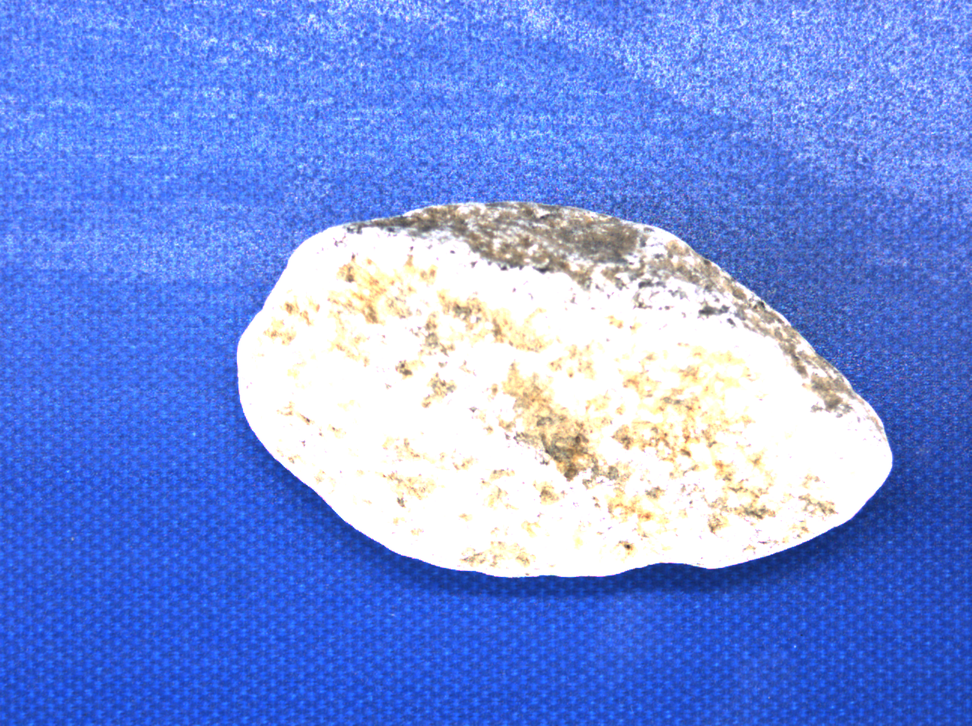
%> input picture E-UIAIA/top_1.png, 972 x 726 px, shrunk from 1292 x 964 before the run
$ octave trial.m   (GNU Octave 9; MATLAB toolbox functions it lacks are replaced by stand-ins)
%> lines starting %> are read from the running program, lines starting %| are printed output that depends on the picture; in (x1, y1, x2, y2) boxes, pixels count from 0 and x2, y2 are one past the last pixel; in counts of white or black regions, pixels touching at a corner belong together; the program's own positions count from 1
%> further down, rgb is the input picture: size 726x972x3 uint8; mean R, G, B 117.8, 146.5, 226.3
### rgb2lab.m
function [L,a,b] =rgb2lab(R,G,B)
% function [L, a, b] = RGB2Lab(R, G, B)
% RGB2Lab takes matrices corresponding to Red, Green, and Blue, and
% transforms them into CIELab.  This transform is based on ITU-R
% Recommendation  BT.709 using the D65 white point reference.
% The error in transforming RGB -> Lab -> RGB is approximately
% 10^-5.  RGB values can be either between 0 and 1 or between 0 and 255.
% By Mark Ruzon from C code by Yossi Rubner, 23 September 1997.
% Updated for MATLAB 5 28 January 1998.

if (nargin == 1)

    if strcmp(class(R), 'uint8')
        B = double(R(:,:,3))/255;
        G = double(R(:,:,2))/255;
        R = double(R(:,:,1))/255;
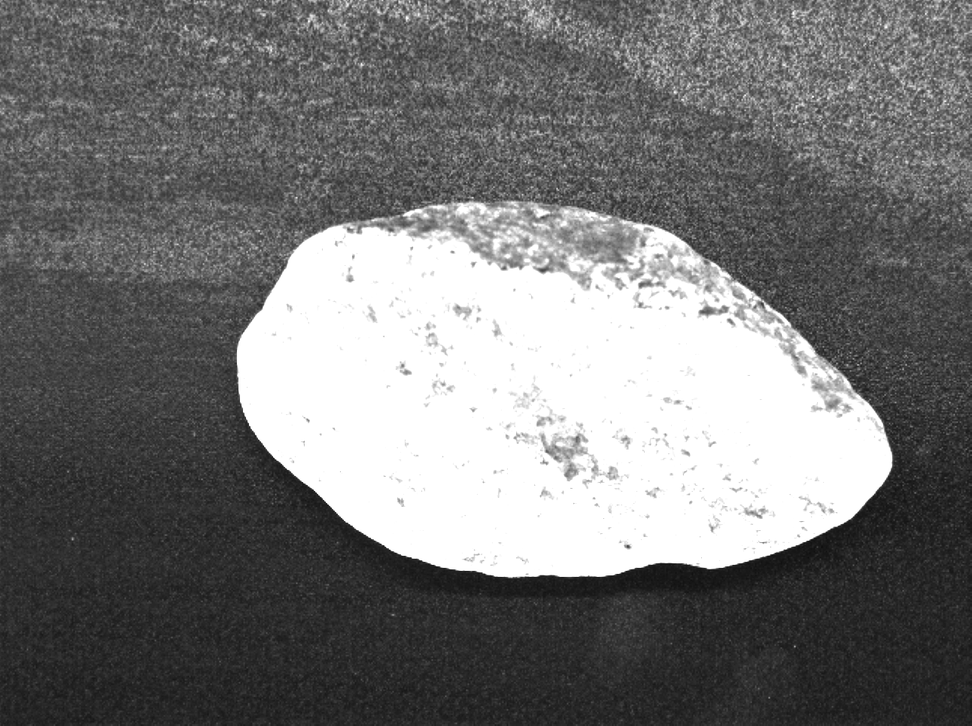
%> R: size 726x972 double; min 0.051, max 1, mean 0.462
    elseif strcmp(class(R), 'double') || strcmp(class(R), 'single')
        [B, G, R] = deal(R(:, :, 3), R(:, :, 2), R(:, :, 1));
    else
        error('Invalid format for input image -- use uint8 [0,255], double [0,1] or single [0,1]');
    end

end

[M, N] = size(R);
%> M = 726; N = 972
s = M*N;
%> s = 705672

% Set a threshold
T = 0.008856;

RGB = [reshape(R,1,s); reshape(G,1,s); reshape(B,1,s)];

% RGB to XYZ
MAT = [0.412453 0.357580 0.180423;
       0.212671 0.715160 0.072169;
       0.019334 0.119193 0.950227];
XYZ = MAT * RGB;

X = XYZ(1,:) / 0.950456;
Y = XYZ(2,:);
Z = XYZ(3,:) / 1.088754;

XT = X > T;
%> XT = 705672 logical values, 705672 true
YT = Y > T;
%> YT = 705672 logical values, 705672 true
ZT = Z > T;
%> ZT = 705672 logical values, 705672 true

fX = XT .* X.^(1/3) + (~XT) .* (7.787 .* X + 16/116);

% Compute L
Y3 = Y.^(1/3);
fY = YT .* Y3 + (~YT) .* (7.787 .* Y + 16/116);
L  = YT .* (116 * Y3 - 16.0) + (~YT) .* (903.3 * Y);

fZ = ZT .* Z.^(1/3) + (~ZT) .* (7.787 .* Z + 16/116);

% Compute a and b
a = 500 * (fX - fY);
b = 200 * (fY - fZ);

L = reshape(L, M, N);
a = reshape(a, M, N);
b = reshape(b, M, N);
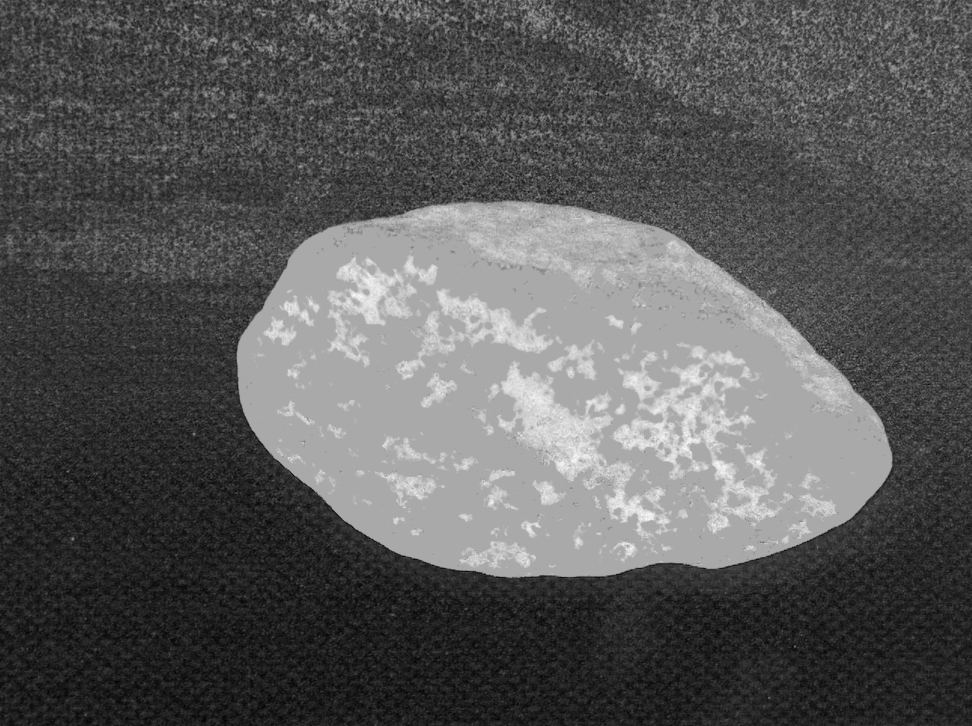
%> b: size 726x972 double; min -54.6, max 27.36, mean -25.9; drawn with min black and max white

if (nargout == 1)
  L = cat(3,L,a,b);
end

### trial.m
% https://blog.csdn.net/q664111/article/details/51116378
% https://blog.csdn.net/langb2014/article/details/45620249
close all;
figure;

rgb = imread('top_1.png');

HSV = false;
LAB = true;
% HSV color space
% Hue and Saturation space can help with segmentation, but the output may
% not be satisfactory with different light condition, shadow, reflection,
% etc
if HSV
hsv = rgb2hsv(rgb);
h = hsv(:,:,1);
s = hsv(:,:,2);
% subplot(3,3,1), imshow(h), title('Hue');
% subplot(3,3,2), imshow(s), title('Sat');
% subplot(3,3,2), imhist(h(:)), title('Hue');
% Find threshold using Otsu's method (imbinarize() uses this by default)
hMask = h <= graythresh(h);
sMask = s <= graythresh(s);

subplot(3,3,4), imshow(hMask), title('Hue');
subplot(3,3,5), imshow(sMask), title('Sat');

subplot(3,3,7), imshow(hMask+sMask), title('');
subplot(3,3,8), imshow(hMask+sMask), title('');
end

if LAB
% CIE Lab color space
% Advantages: be able to work independently of luminance
% a: [-500, 500]-->[Green, Red]
% b: [-200, 200]-->[Blue, Yellow]
% The 2D a-b plane is similar to a color (or "hue") space, so the key steps
% of color segmentation are:
% 1. Find the statistics of a and b space respectively (by mean/median/mode
% which represents the "tone" of the image)
% 2. Measure the pixel distance from the "tone" and segment out the target
% object (either sum of absolute distance or squared Euclidean distance)
[L,a,b] = rgb2lab(rgb);

a = mat2gray(a);
b = mat2gray(b);
% Statistics of a & b channels (mean/median/mode)
A = mode(a(:));
%> A = 0.361
B = mode(b(:));
%> B = 0.666

% Calculate distance from the representative A,B values
% dist = abs(a - A) + abs(b - B); % sum of absolute distance
dist = abs(a - A).^2 + abs(b - B).^2; % squared Euclidean distance
dist_scaled = mat2gray(dist);
a = dist_scaled;

% [11 lines of commented-out code are left out]


filt = imgaussfilt(L,5);
lap = L - filt;
lap = mat2gray(lap);

canny = edge(lap, 'canny', 0.2, 5);
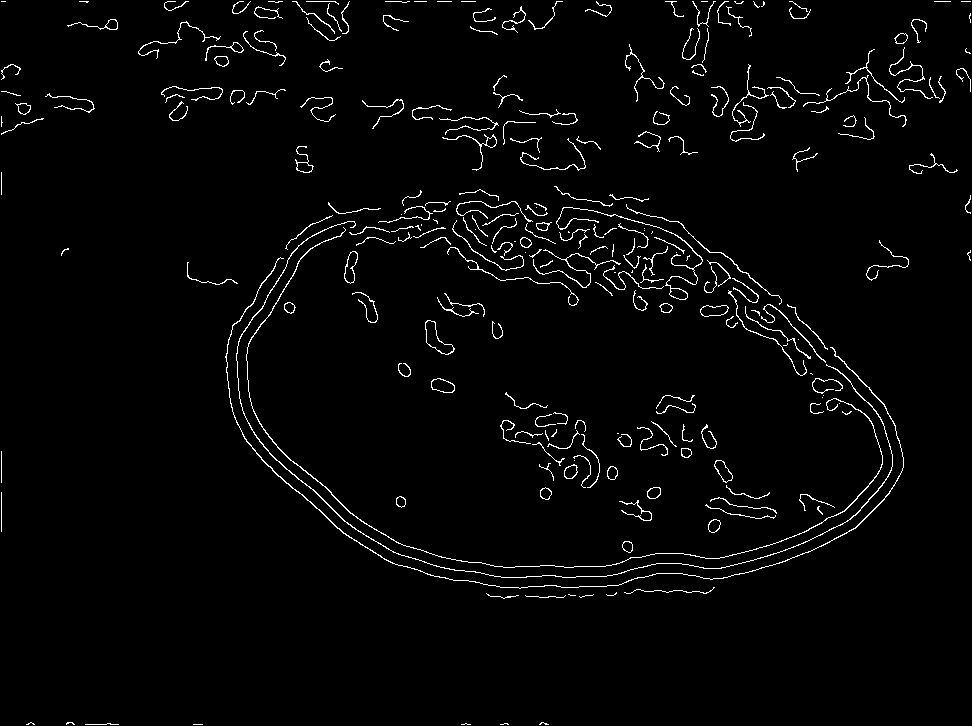
%> canny: size 726x972 logical; 2.4% white in thin lines or dots


figure(2)
dilate = imdilate(canny, strel('disk', 10));
%> dilate: size 726x972 logical; 30.7% white; 37 white regions, largest, box (x1, y1, x2, y2) and area: (216, 66, 913, 608) 110968, (656, 0, 972, 151) 23829, (129, 0, 359, 81) 11847
%dilate = imclearborder(dilate, 8);
imshow(dilate);

figure(3)
erode = imerode(dilate, strel('disk', 10));
%> erode: size 726x972 logical; 14.6% white; 47 white regions (1 under 20 px), largest, box (x1, y1, x2, y2) and area: (225, 185, 904, 599) 60267, (711, 19, 948, 142) 6844, (362, 75, 601, 174) 5215
imshow(erode);

filt = imgaussfilt(a,5);
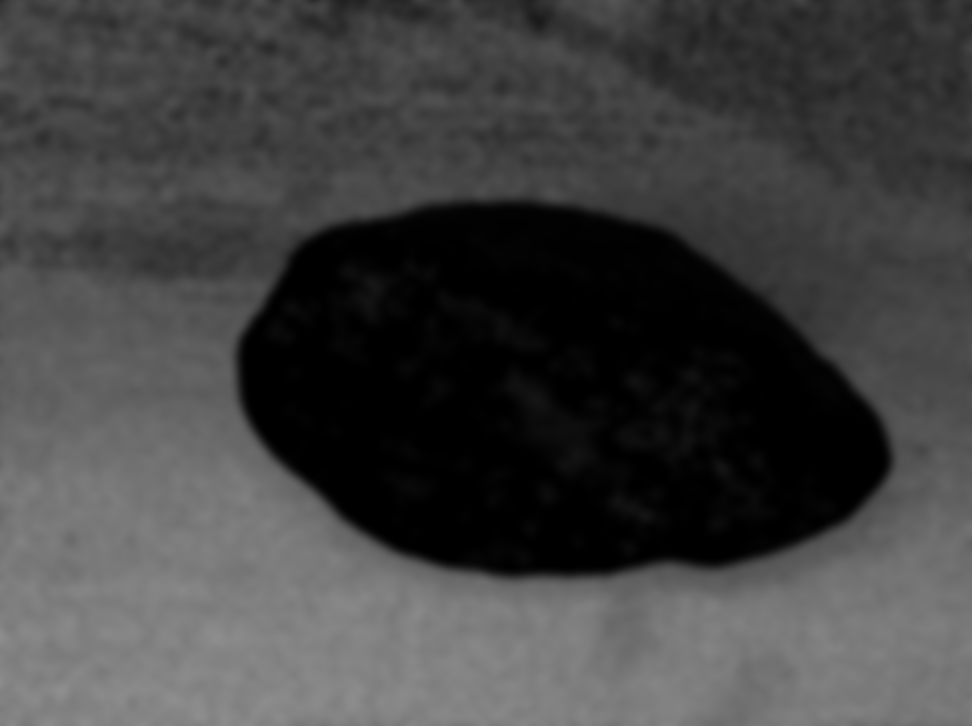
%> filt: size 726x972 double; min 0, max 0.56, mean 0.26
lap = a - filt;
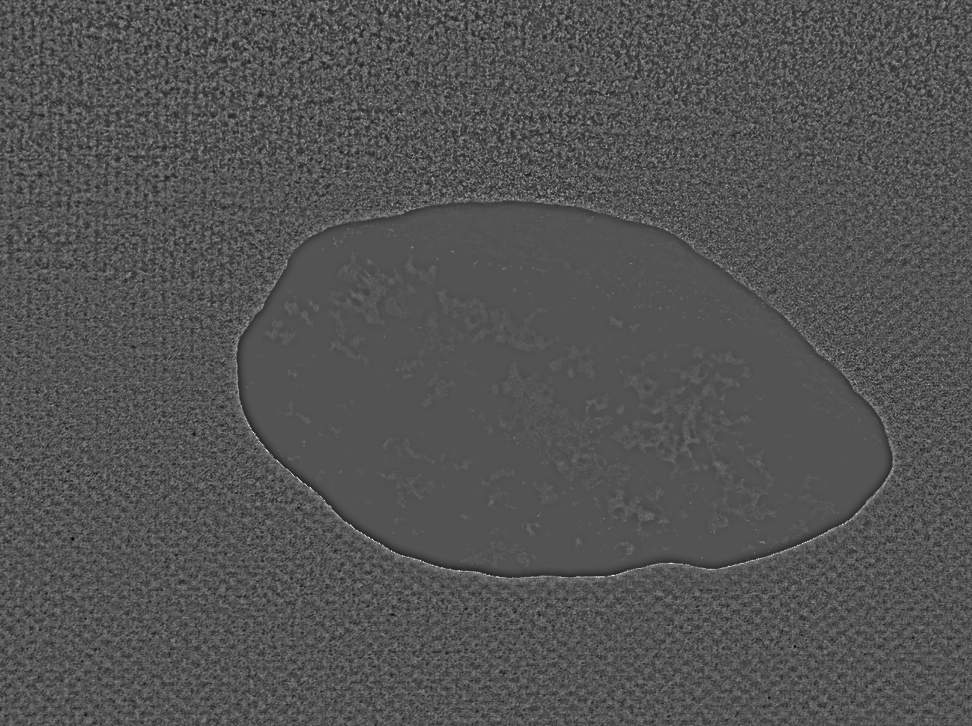
%> lap: size 726x972 double; min -0.377, max 0.768, mean 5.02e-05; drawn with min black and max white
lap = mat2gray(lap);
canny = edge(lap, 'canny', 0.2, 5);
%> canny: size 726x972 logical; 5.9% white in thin lines or dots
dilate = imdilate(canny, strel('disk', 10));
%> dilate: size 726x972 logical; 62.8% white; 90 black regions (36 under 20 px), largest, box (x1, y1, x2, y2) and area: (257, 221, 872, 558) 131335, (610, 124, 972, 726) 62245, (0, 278, 324, 649) 40508
erode1 = imerode(dilate, strel('disk', 10));
%> erode1: size 726x972 logical; 40.5% white; 38 white regions (1 under 20 px), largest, box (x1, y1, x2, y2) and area: (0, 0, 972, 726) 238807, (0, 380, 323, 726) 21858, (614, 363, 762, 492) 6061

im = imfill(erode+erode1, 'holes');
%im = imclearborder(im, 8);
imshow(im);
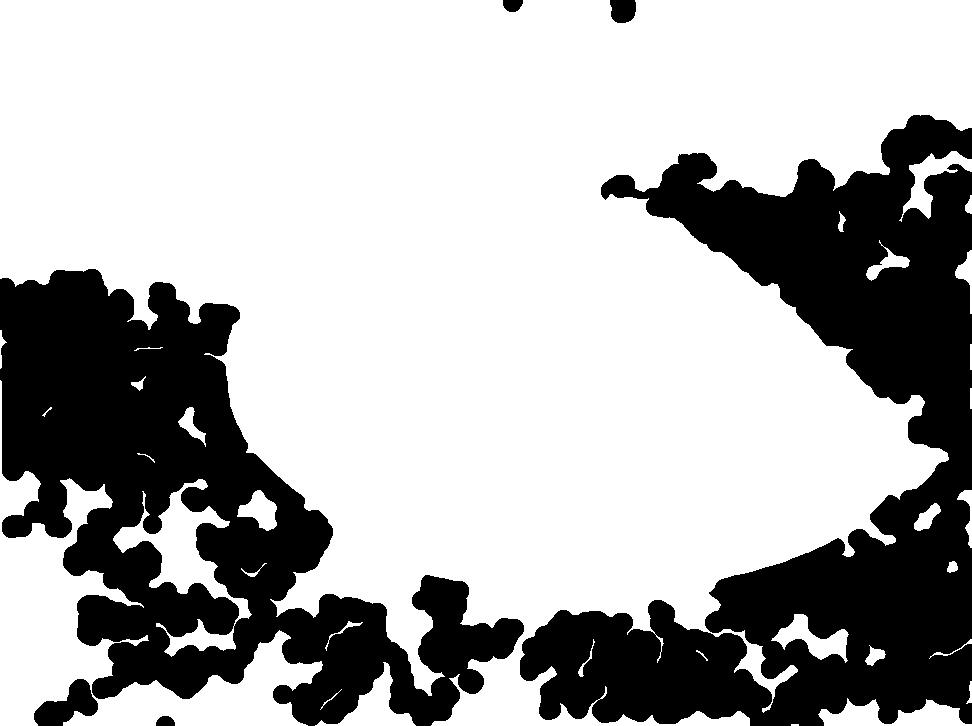
%> displayed picture: size 726x972, on the screen's scale of 0 to 255; 69.1% white; 6 black regions, box (x1, y1, x2, y2) and area: (520, 115, 972, 726) 115155, (0, 269, 524, 726) 100393, (34, 679, 98, 726) 1603, (610, 0, 636, 23) 520, (503, 0, 523, 12) 197, (156, 716, 175, 726) 156

%figure(4), imshow(a);


end


% [15 lines of commented-out code are left out]
